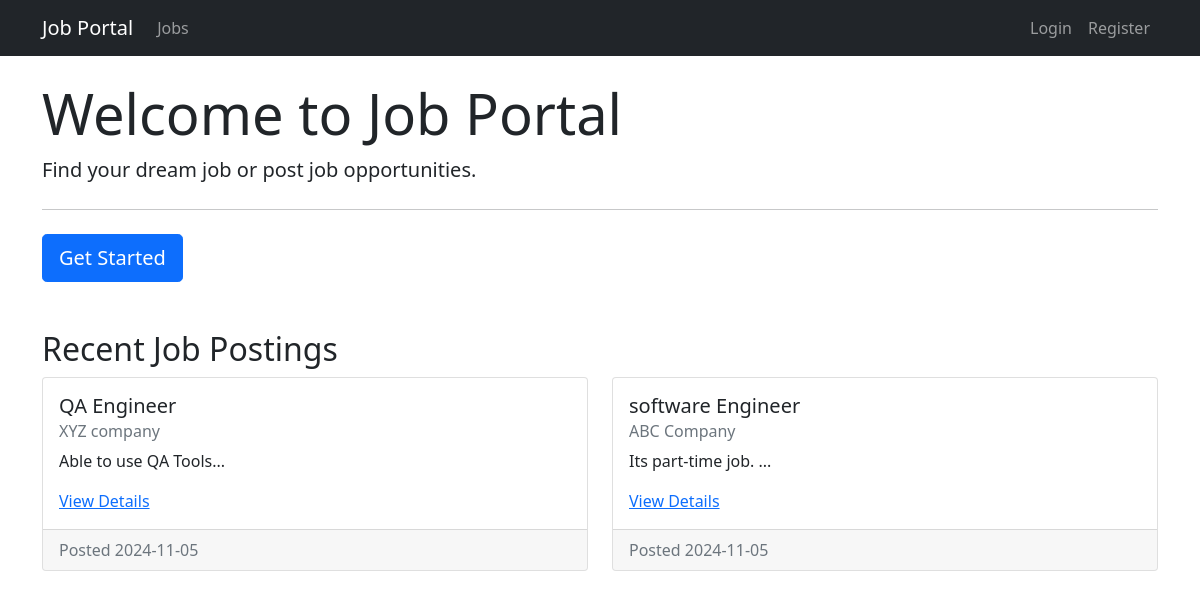
The page / on the database its author committed.
### app/models.py (models this page shows)
class Job(db.Model):
    id = db.Column(db.Integer, primary_key=True)
    title = db.Column(db.String(100), nullable=False)
    description = db.Column(db.Text, nullable=False)
    company = db.Column(db.String(100), nullable=False)
    location = db.Column(db.String(100), nullable=False)
    salary = db.Column(db.String(50))
    requirements = db.Column(db.Text)
    posted_date = db.Column(db.DateTime, default=datetime.utcnow)
    employer_id = db.Column(db.Integer, db.ForeignKey('user.id'), nullable=False)
    applications = db.relationship('Application', backref='job', lazy=True)

### app/routes.py (the view)
@main.route('/')
def home():
    recent_jobs = Job.query.order_by(Job.posted_date.desc()).limit(5).all()
    return render_template('home.html', jobs=recent_jobs)

### app/templates/home.html
{% extends "base.html" %}
{% block content %}
<div class="jumbotron">
    <h1 class="display-4">Welcome to Job Portal</h1>
    <p class="lead">Find your dream job or post job opportunities.</p>
    <hr class="my-4">
    {% if current_user.is_authenticated %}
        {% if current_user.is_employer %}
            <a class="btn btn-primary btn-lg" href="{{ url_for('jobs.post_job') }}">Post a Job</a>
        {% else %}
            <a class="btn btn-primary btn-lg" href="{{ url_for('jobs.job_list') }}">Browse Jobs</a>
        {% endif %}
    {% else %}
        <a class="btn btn-primary btn-lg" href="{{ url_for('auth.register') }}">Get Started</a>
    {% endif %}
</div>
<h2 class="mt-5">Recent Job Postings</h2>
<div class="row">
    {% for job in jobs %}
    <div class="col-md-6 mb-4">
        <div class="card">
            <div class="card-body">
                <h5 class="card-title">{{ job.title }}</h5>
                <h6 class="card-subtitle mb-2 text-muted">{{ job.company }}</h6>
                <p class="card-text">{{ job.description[:200] }}...</p>
                <a href="{{ url_for('jobs.job_detail', job_id=job.id) }}" class="card-link">View Details</a>
            </div>
            <div class="card-footer text-muted">
                Posted {{ job.posted_date.strftime('%Y-%m-%d') }}
            </div>
        </div>
    </div>
    {% endfor %}
</div>
{% endblock %}

### rows shown on the page
Job: title "QA Engineer", company "XYZ company", description "Able to use QA Tools", posted_date "2024-11-05"
Job: title "software Engineer", company "ABC Company", description "Its part-time job.", posted_date "2024-11-05"
